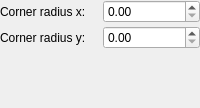
<?xml version="1.0" encoding="utf-8"?>
<ui version="4.0">
 <author>
    SPDX-FileCopyrightText: none
    SPDX-License-Identifier: GPL-3.0-or-later
  </author>
 <class>RectangleShapeConfigWidget</class>
 <widget class="QWidget" name="RectangleShapeConfigWidget">
  <property name="geometry">
   <rect>
    <x>0</x>
    <y>0</y>
    <width>200</width>
    <height>108</height>
   </rect>
  </property>
  <property name="windowTitle">
   <string>Rectangle Shape</string>
  </property>
  <layout class="QGridLayout">
   <property name="leftMargin">
    <number>0</number>
   </property>
   <property name="topMargin">
    <number>0</number>
   </property>
   <property name="rightMargin">
    <number>0</number>
   </property>
   <property name="bottomMargin">
    <number>0</number>
   </property>
   <property name="horizontalSpacing">
    <number>6</number>
   </property>
   <property name="verticalSpacing">
    <number>3</number>
   </property>
   <item column="0" row="0">
    <widget class="QLabel" name="label">
     <property name="text">
      <string>Corner radius x:</string>
     </property>
    </widget>
   </item>
   <item column="1" row="0">
    <widget class="KisDoubleParseUnitSpinBox" name="cornerRadiusX"/>
   </item>
   <item column="0" row="1">
    <widget class="QLabel" name="label_2">
     <property name="text">
      <string>Corner radius y:</string>
     </property>
    </widget>
   </item>
   <item column="1" row="1">
    <widget class="KisDoubleParseUnitSpinBox" name="cornerRadiusY"/>
   </item>
   <item column="0" row="2">
    <spacer name="spacer">
     <property name="orientation">
      <enum>Qt::Vertical</enum>
     </property>
     <property name="sizeHint" stdset="0">
      <size>
       <width>20</width>
       <height>6</height>
      </size>
     </property>
    </spacer>
   </item>
  </layout>
 </widget>
 <customwidgets>
  <customwidget>
   <class>KisDoubleParseUnitSpinBox</class>
   <extends>QDoubleSpinBox</extends>
   <header>kis_double_parse_unit_spin_box.h</header>
  </customwidget>
 </customwidgets>
 <resources/>
 <connections/>
</ui>
